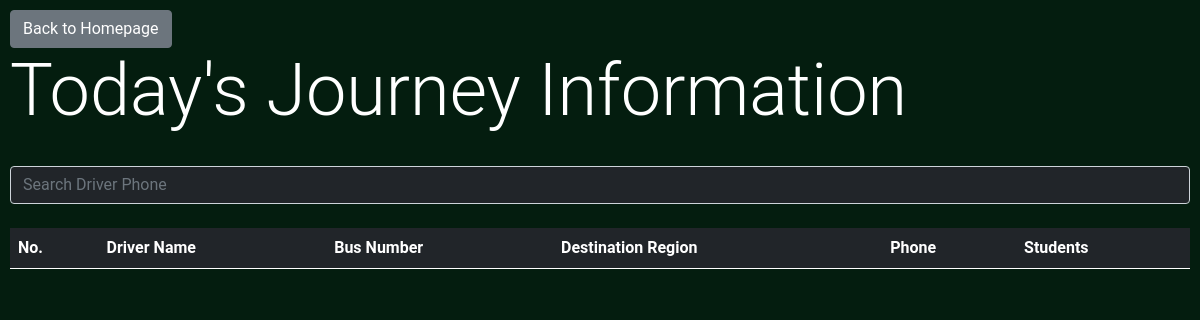
/admin/get_journey_info (signed in), run on an earlier commit of the app's database.
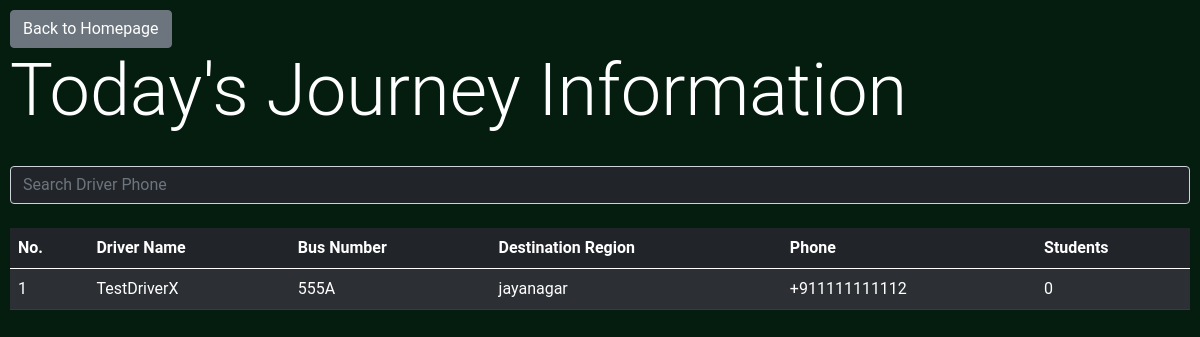
And on a later commit of the database.
### BusManager/models.py (models this page shows, shortened)
class DriverModel(db.Model):
	id = db.Column(db.Integer, primary_key=True)
	name = db.Column(db.String)
	phone = db.Column(db.String)
	bus_number = db.Column(db.String)
	location = db.relationship('LocationModel', secondary=driver_location_association, backref=db.backref('drivers', lazy='dynamic'))
	license_number  = db.Column(db.String)
	experience = db.Column(db.Integer) #Accept in terms of years
	average_rating = db.Column(db.Float) #1-5 Stars (decimal -> resolve in frontend)
	total_ratings = db.Column(db.Integer)
	rating_count = db.Column(db.Integer)
	profile_image = db.Column(db.String) #RawBytes or Hosted Location???
	is_verified = db.Column(db.Boolean)
	phone_verified = db.Column(db.Boolean)
	journeys = db.relationship('JourneyModel', backref='driver')
	timings = db.relationship('TimingModel', secondary=driver_timing_association, backref=db.backref('drivers', lazy='dynamic'))

class LocationModel(db.Model):
	id = db.Column(db.Integer, primary_key=True)
	location_name = db.Column(db.String)

### BusManager/admin/routes.py (the view)
@admin.route('/get_journey_info')
@login_required
def get_journey_info():
	data = []
	drivers = DriverModel.query.all()
	for driver in drivers:
		jn = 0
		for journey in driver.journeys:
			if(journey.timestamp.day == datetime.datetime.utcnow().day):
				jn += 1
		data.append({'driver': driver, 'students': jn})
	return render_template('journey_info.html', title='Journey Information', data=data)

### BusManager/models.py (called while the page is built)
@login_manager.user_loader
def load_user(user_id):
    return AdminUser.query.get(int(user_id))

### BusManager/templates/journey_info.html (shortened to what this page needs)
{% extends 'bs_layout.html' %}
{% block content %}
<a class="btn btn-secondary" href="{{url_for('admin.admin_home')}}">Back to Homepage</a>
<h1 class='display-2'>Today's Journey Information</h1>
<br>
<input type="text" id="searchbar" class="form-control bg-dark text-light" placeholder="Search Driver Phone" onkeyup="tableFilterer(4)"><br>
<table class="table table-striped table-dark" id="tbl">
  <thead>
    <tr>
    <th scope="col">No.</th>
      <th scope="col">Driver Name</th>
	  <th scope="col">Bus Number</th>
     <th scope="col">Destination Region</th>
      <th scope="col">Phone</th>
	  <th scope="col">Students</th>
    </tr>
  </thead>
  <tbody id='tbdy'>
    {% for e in data %}
      <tr onclick="getDetails({{e['driver'].id}})">
        <td>{{loop.index}}</td>
        <td>{{e['driver'].name}}</td>
        <td>{{e['driver'].bus_number}}</td>
        <td>{{e['driver'].location[0].location_name}}</td>
        <td class='phn'>{{e['driver'].phone}}</td>
        <td>{{e['students']}}</td>
      </tr>
    {% endfor %}
  </tbody>
</table>
{% endblock content %}

### BusManager/templates/bs_layout.html (shortened to what this page needs)
<!doctype html>
<html lang="en">
  <head>
    <link href="https://cdn.jsdelivr.net/npm/bootstrap@5.0.0-beta1/dist/css/bootstrap.min.css" rel="stylesheet">
<link rel="stylesheet" href="{{url_for('static', filename='main.css')}}">
  </head>
  <body>
	{% block content %}
	{% endblock content %}
  </body>
</html>

### BusManager/static/main.css (style rules this page uses)
body { background-color: rgb(4, 29, 15); color: white; padding: 10px; font-family: 'Roboto', sans-serif; }

What changed in the data, as far as the page shows it:
added DriverModel: driver.name "TestDriverX", driver.bus_number "555A", driver.phone "+911111111112"
added LocationModel: driver "jayanagar"
Also different on the page:
new list line: "1 0"
